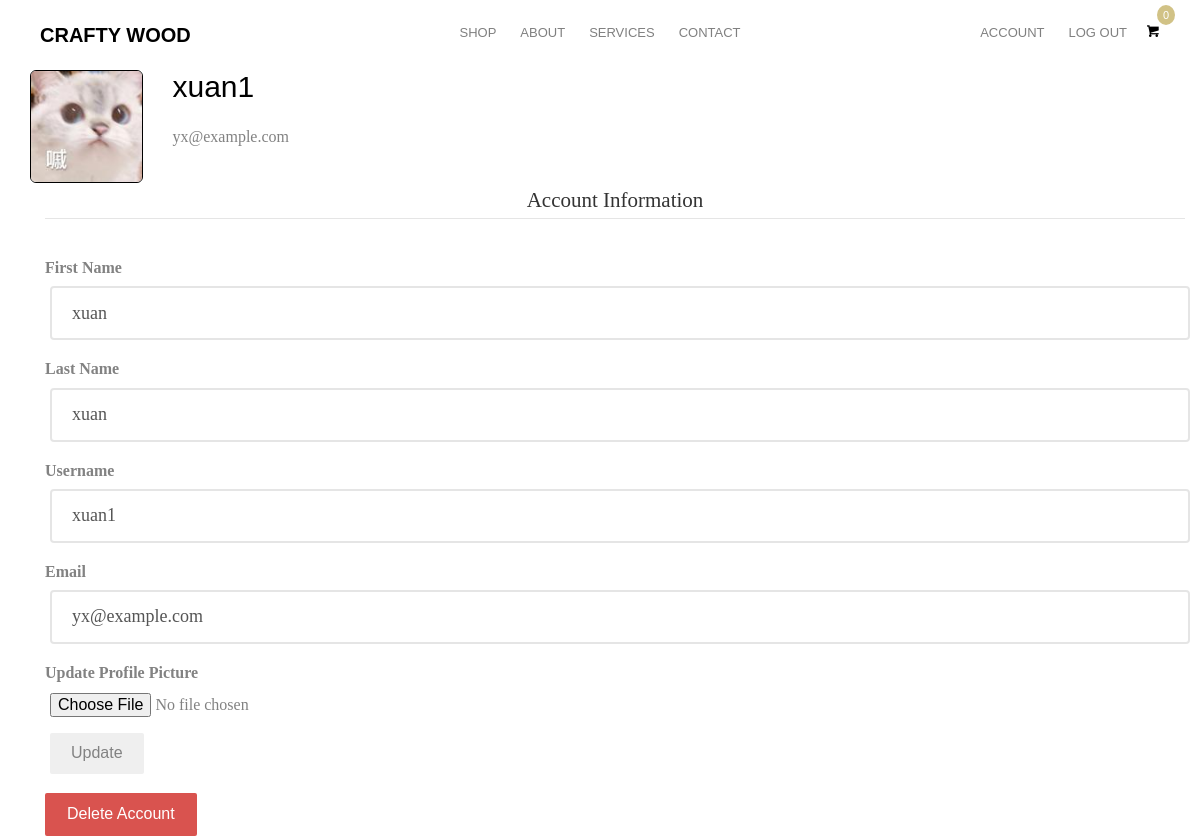
Page /account (signed in) on the committed database.
### ecommercesite/database.py (models this page shows, shortened)
class User(db.Model, UserMixin):
    __tablename__ = 'user'
    id = db.Column(db.Integer, primary_key=True)
    type = db.Column(db.String(20))
    first_name = db.Column(db.String(30), nullable=False)
    last_name = db.Column(db.String(30), nullable=False)
    username = db.Column(db.String(30), nullable=False, unique=True)
    email = db.Column(db.String(100), nullable=False, unique=True)
    password = db.Column(db.String(60), nullable=False)
    role = db.Column(db.String(10), nullable=False, default='user')
    image_file = db.Column(db.String(20), nullable=False, default='defaultpfp.jpg')
    __mapper_args__ = {
        'polymorphic_on':type,
        'polymorphic_identity':'user'
    }

class Users(User):
    cart = db.relationship('Items_In_Cart', backref='cart_user', lazy=True)
    review = db.relationship('Review', backref='author', lazy=True)
    product_bought = db.relationship('Product_Bought', backref='product_id_bought', lazy=True)
    __mapper_args__ = {
        'polymorphic_identity':'users'
    }

### ecommercesite/routes.py (the view)
@app.route('/account', methods=['GET', 'POST'])
@login_required
def account():
    form = UpdateUserAccountForm()
    if form.validate_on_submit():
        if form.picture.data:
            picture_file = save_picture(form.picture.data, current_user.image_file)
            current_user.image_file = picture_file
        current_user.first_name = form.first_name.data
        current_user.last_name = form.last_name.data
        current_user.username = form.username.data
        current_user.email = form.email.data
        db.session.commit()
        flash('Your account has been updated.', 'success')
        return redirect(url_for('account'))
    elif request.method == 'GET':
        form.first_name.data = current_user.first_name
        form.last_name.data = current_user.last_name
        form.username.data = current_user.username
        form.email.data = current_user.email
    image_file = url_for('static', filename='profile_pics/' + current_user.image_file)
    return render_template('account.html', title='Account', image_file=image_file, form=form)

### ecommercesite/forms.py (shortened to what this page needs)
class UpdateUserAccountForm(FlaskForm):
    first_name = StringField('First Name', validators=[DataRequired()])
    last_name = StringField('Last Name', validators=[DataRequired()])
    picture = FileField('Update Profile Picture', validators=[FileAllowed(['jpg', 'png'])])
    username =  StringField('Username', validators=[DataRequired(), Length(min=2, max=20)])
    email = StringField('Email', validators=[DataRequired(), Email()])
    submit = SubmitField('Update')

### ecommercesite/database.py (called while the page is built)
@login_manager.user_loader
def load_user(user_id):
    return User.query.get(int(user_id))

### ecommercesite/templates/account.html (shortened to what this page needs)
{% extends 'layout.html' %}
{% block content %}
<div class="container">
    <div class="card mb-3" style="max-width: 540px;">
        <div class="row g-0">
            <div class="col-md-3 image">
                <img src="{{ image_file }}" class="img-responsive img-rounded" style="border: 1px solid black;" alt="user_profilePic">
            </div>
            <div class="col-md-9">
                <div class="card-body ms-2">
                    <h2 class="account-heading">{{ current_user.username }}</h2>
                    <p>{{ current_user.email }}</p>
                </div>
            </div>
        </div>
    </div>
    <div class='container'>
        <form method="POST", action='' enctype="multipart/form-data" novalidate>
            <fieldset class="form-group">
                <legend class='text-center'>Account Information</legend>
            </fieldset>
            <div class='form-group mb-3'>
                {{ form.first_name.label(class='form-control-label') }}
                {% if form.first_name.errors %}
                    {{ form.first_name(class="form-control form-control-lg is-invalid") }}
                    <div class="invalid-feedback">
                        {% for error in form.first_name.errors %}
                            <span>{{ error }}</span>
                        {% endfor %}
                            </div>
                {% else %}
                    {{ form.first_name(class="form-control form-control-lg") }}
                {% endif %}
            </div>
            <div class='form-group mb-3'>
                {{ form.last_name.label(class='form-control-label') }}
                {% if form.last_name.errors %}
                    {{ form.last_name(class="form-control form-control-lg is-invalid") }}
                    <div class="invalid-feedback">
                        {% for error in form.last_name.errors %}
                            <span>{{ error }}</span>
                        {% endfor %}
                            </div>
                {% else %}
                    {{ form.last_name(class="form-control form-control-lg") }}
                {% endif %}
            </div>
            <div class='form-group mb-3'>
                {{ form.username.label(class='form-control-label') }}
                {% if form.username.errors %}
                    {{ form.username(class="form-control form-control-lg is-invalid") }}
                    <div class="invalid-feedback">
                        {% for error in form.username.errors %}
                            <span>{{ error }}</span>
                        {% endfor %}
                            </div>
                {% else %}
                    {{ form.username(class="form-control form-control-lg") }}
                {% endif %}
            </div>
            <div class='form-group mb-3'>
                {{ form.email.label(class='form-control-label') }}
                {% if form.email.errors %}
                    {{ form.email(class="form-control form-control-lg is-invalid") }}
                    <div class="invalid-feedback">
                        {% for error in form.email.errors %}
                            <span>{{ error }}</span>
                        {% endfor %}
                            </div>
                {% else %}
                    {{ form.email(class="form-control form-control-lg") }}
                {% endif %}
            </div>
            <div class='form-group mb-3'>
                {{ form.picture.label }}
                {{ form.picture(class='form-control-file') }}
            </div>
            <div class="form-group mb-3">
                {{ form.submit(class='btn btn-outline-info') }}
            </div>
        </form>
    </div>
    <div class="container">
        <button type='button' class="btn btn-danger" data-toggle="modal" data-target="#deleteModal">Delete Account</button>
    </div>
</div>
{% endblock content %}

### ecommercesite/static/style.css (style rules this page uses)
body { font-family: "Playfair Display", serif; font-weight: 400; font-size: 16px; line-height: 1.7; color: #828282; background: #fff; }
p { margin-bottom: 20px; }
h1, h2, h3, h4, h5, h6, figure { color: #000; font-family: "Montserrat", Arial, sans-serif; font-weight: 400; margin: 0 0 20px 0; }
.btn { margin-right: 4px; margin-bottom: 4px; font-family: "Montserrat", Arial, sans-serif; font-size: 16px; font-weight: 400; -webkit-border-radius: 2px; -moz-border-radius: 2px; -ms-border-radius: 2px; border-radius: 2px; -webkit-transition: 0.5s; -o-transition: 0.5s; transition: 0.5s; padding: 8px 20px; }
.btn-danger { background: #d9534f; color: #fff; border: 2px solid #d9534f; }
.form-control { box-shadow: none; background: transparent; border: 2px solid rgba(0, 0, 0, 0.1); height: 54px; font-size: 18px; font-weight: 300; }
.image { overflow:hidden; }
.image img { width:auto; max-width:auto }
input { margin: 0 0.5rem 0 0.5rem; }

### rows in the picture
Users: username "xuan1", email "yx@example.com", first_name "xuan", last_name "xuan"
